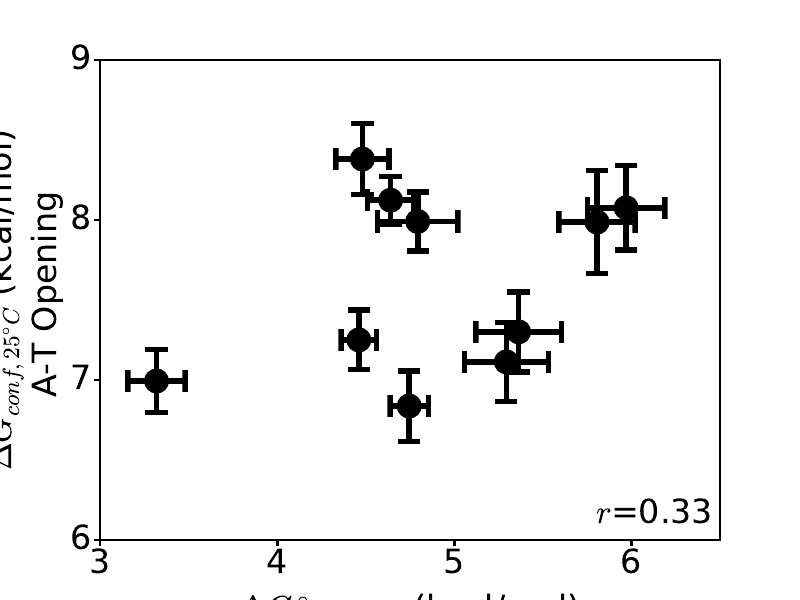

Write Python code to recreate this figure.
import numpy as np
import matplotlib.pyplot as plt
import pandas as pd
from scipy.optimize import curve_fit
import matplotlib

matplotlib.rcParams['axes.linewidth'] = 2.0

def linear_fit(x, b):
    return x + b

m1a = pd.read_csv('cary_uv/m1a_25c_new.csv')
m3t = pd.read_csv('cary_uv/m3t_25c_new.csv')

context_exclude_m1a = ['aag', 'gac', 'tag', 'cac']
context_exclude_m3t = ['aaa', 'aag', 'gac', 'tag', 'cac', 'gag']
context_exclude = context_exclude_m1a + context_exclude_m3t
context_exclude = list(set(context_exclude))

m1a = m1a[~m1a['context'].isin(context_exclude)]
m3t = m3t[~m3t['context'].isin(context_exclude)]
#for dummy in range(len(m1a['context'].values)):
#    print m1a['context'].iloc[dummy], m3t['context'].iloc[dummy]

popt, pcov = curve_fit(linear_fit, m1a['deldelG_25C'].values, m3t['deldelG_25C'].values, p0=[1])
#print popt
print 'r = ', np.corrcoef(m1a['deldelG_25C'].values, m3t['deldelG_25C'].values)[0,1]
#print np.corrcoef(m3t['deldelG_25C'].values, m1a['deldelG_25C'].values)[0,1]
eqn = 'y = x + ' + '%2.1f'%popt + ', r = ' + '%3.2f'%np.corrcoef(m1a['deldelG_25C'].values, m3t['deldelG_25C'].values)[0,1]

fs = 24
plt.figure(1)
plt.tick_params(axis='x', direction='out', which='major', length=4, width=2, top=False, pad=2)
plt.tick_params(axis='y', direction='out', which='major', length=4, width=2, right=False, pad=2)
#plt.title(eqn)
plt.text(5.8, 6.1, '$r$' + '=' + '%3.2f'%np.corrcoef(m1a['deldelG_25C'].values, m3t['deldelG_25C'].values)[0,1], fontsize=fs)
#plt.plot([2.0, 6.5], [2.0 + popt[0], 6.5 + popt[0]], color='k', linewidth=2)
#plt.plot(m1a['deldelG_25C'].values, m3t['deldelG_25C'].values, linewidth=0, marker='o', color='r', mec='k', mew=2, markersize=16)
plt.errorbar(m1a['deldelG_25C'].values, m3t['deldelG_25C'].values, xerr=m1a['deldelG_25C_error'].values, yerr=m3t['deldelG_25C_error'].values, fmt='o', color='k', mec='k', mew=2, markersize=16, elinewidth=4.0, capthick=4.0, capsize=8)
#for dummy in range(len(m1a['context'].values)):
#    plt.text(m1a['deldelG_25C'].iloc[dummy]+0.05, m3t['deldelG_25C'].iloc[dummy]+0.05, m1a['context'].iloc[dummy], fontsize=16)
plt.xlabel('$\Delta G^{\\circ}_{conf,25^{\\circ} C}$' + ' (kcal/mol)\n' + ' A-T Hoogsteen', fontsize=fs)
plt.ylabel('$\Delta G^{\\circ}_{conf,25^{\\circ} C}$' + ' (kcal/mol)\n' + ' A-T Opening', fontsize=fs)
#plt.xlim([2, 5.])
plt.xlim([3, 6.5])
plt.ylim([6, 9.])
#plt.xticks([2.0, 3.0, 4.0, 5.0], fontsize=fs)
plt.xticks([3.0, 4.0, 5.0, 6.0], fontsize=fs)
plt.yticks([6.0, 7.0, 8.0, 9.0], fontsize=fs)
plt.savefig('fig9c_athg_atopen.pdf')
#plt.show()
